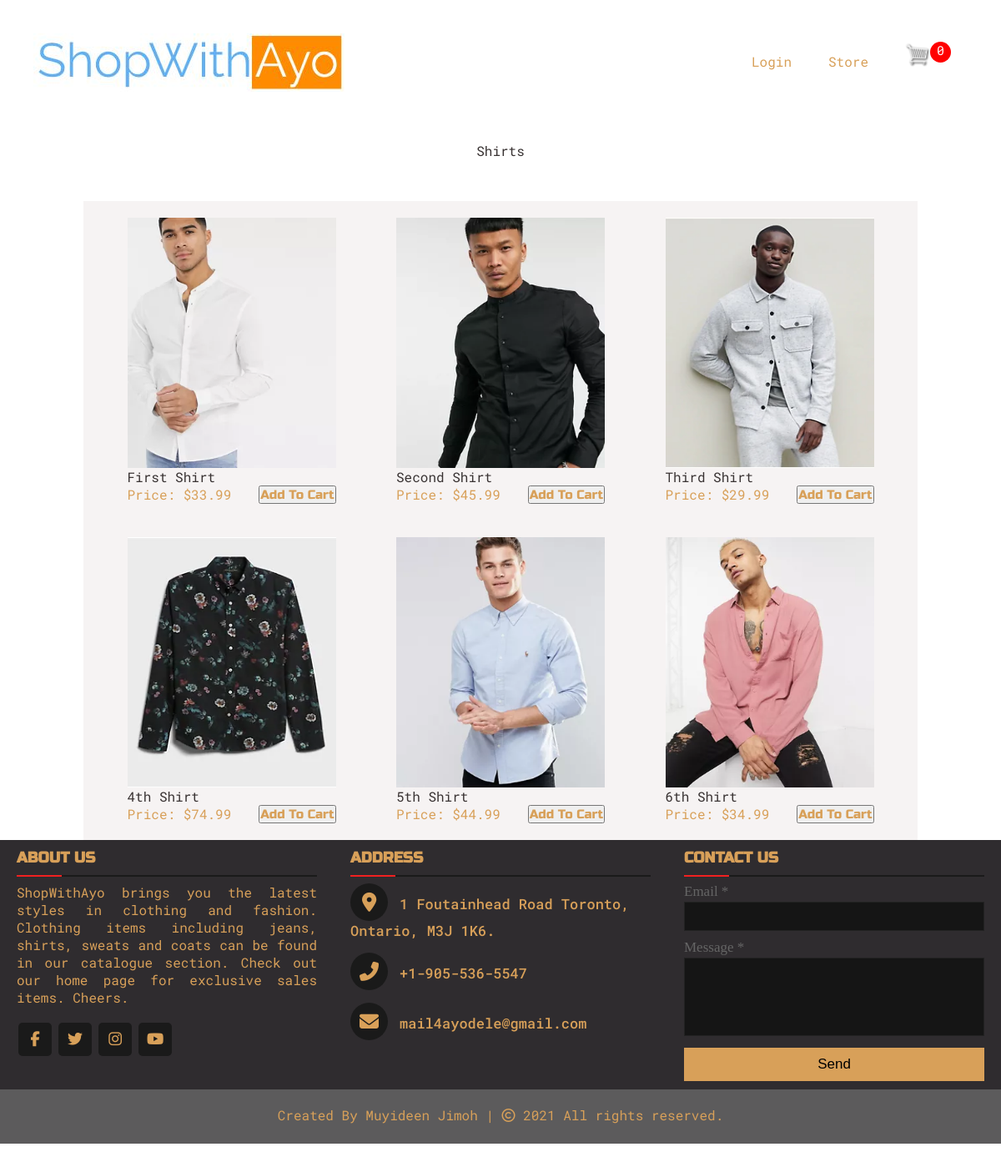
Page /shirts/ on the committed database.
### product_category/models.py (models this page shows, shortened)
class Product(models.Model):
  category_status = (
    ('coats', 'coats'),
    ('jeans', 'jeans'),
    ('shirts', 'shirts'),
    ('sweats', 'sweats'),
  )
  name = models.CharField(max_length=200)
  price = models.DecimalField(max_digits=9, decimal_places=2)
  image = models.ImageField(null=True, blank=True)
  category = models.CharField(
    max_length=200,
    choices=category_status,
    blank=True,
    default='',
    help_text='Clothing Category',
    )
  @property
  def imageURL(self):
    try:
      url = self.image.url
    except:
      url = ''
    return url
  def get_absolute_url(self):
    return f"details/{self.id}/"

### product_category/views.py (the view)
# urls.py: path('shirts/', views.shirtsPage, name='shirts'),
def shirtsPage(request):
  obj = Product.objects.filter(category='shirts')
  data = cartData(request)
  cartItems = data['cartItems']
  context = {'object': obj, 'cartItems': cartItems}
  return render(request, 'product_category/shirts.html', context)

### product_category/utils.py (called while the page is built, shortened)
def cookieCart(request):
  try:
    cart = json.loads(request.COOKIES['cart']) # turns our data from json into a python dictionary
  except:
    cart = {}
  items = []
  order = {'get_cart_total': 0, 'get_cart_items':0, 'shipping':True}
  cartItems = order['get_cart_items']
  return {'items': items, 'order': order, 'cartItems': cartItems}

def cartData(request):
  if request.user.is_authenticated:
    customer = request.user.customer
    order, created = Order.objects.get_or_create(customer=customer, complete=False)
    items = order.orderitem_set.all()
    cartItems = order.get_cart_items
  else:
    cookieData = cookieCart(request)
    items = cookieData['items']
    order = cookieData['order']
    cartItems = cookieData['cartItems']
  return {'items': items, 'order': order, 'cartItems': cartItems}

### product_category/templates/product_category/shirts.html
{% extends 'product_category/base.html' %}
{% load static %}
{% block content %}
  <div class="product-category"> <p>Shirts</p></div>
  <div class="products-wrapper">
    {% for shirt in object %}
      <div class="product-container">
        <div class="Product-Image">
          <a href="{{ shirt.get_absolute_url }}"><img src="{{shirt.imageURL}}" alt=""></a>
        </div>
        <p>{{ shirt.name }}</p>
        <div class="price-cart">
          <span>Price: ${{ shirt.price }}</span>
          <button data-product={{shirt.id}} data-action="add" class="add-to-cart-button update-cart">Add To Cart</button>
        </div>
      </div>
    {% endfor %}
  </div>
{% endblock content %}

### static/css/mystylesheet.css (style rules this page uses)
:root { --mainText: #383232; --secondaryText: #d8a059; --mainColor: #eaeaea; --secondaryColor: #ffff; --borderColor: #c1c1c1; --s2backgroundColor: #e0c8b3; --buttonColor: black; --mainFont: "Russo One", sans-serif; --footerColor: #f4f5e6; }
* { margin: 0; padding: 0; text-decoration: none; list-style: none; box-sizing: border-box; }
html, body { height: 100%; padding: 0px; margin: 0px; color: var(--mainText); }
body { overflow-x: hidden; }
li, span, label, input, textarea { color: var(--secondaryText); font-family: "Roboto Mono", monospace; }
p { color: var(--mainText); font-family: "Roboto Mono", monospace; }
a { text-decoration: none; font-family: "Roboto Mono", monospace; color: var(--secondaryText); }
button { color: var(--buttonColor); cursor: pointer; }
.product-category { text-align: center; margin: auto; padding: auto; margin-bottom: 50px; margin-top: 50px; }
.products-wrapper { background-color: #f6f3f3; margin-left: 60px; margin-right: 60px; margin-bottom: 60px; display: flex; flex-wrap: wrap; justify-content: space-evenly; }
.product-container { width: 250px; margin: 20px; }
.Product-Image { width: 250px; height: 300px; background-color: red; }
.Product-Image img { width: 100%; height: 100%; }
.add-to-cart-button { float: right; text-align: center; color: #d8a059; font-family: var(--mainFont); font-size: 15px; text-align: center; cursor: pointer; }

### rows in the picture
Product: imageURL (picture), name "First Shirt", price "33.99"
Product: imageURL (picture), name "Second Shirt", price "45.99"
Product: imageURL (picture), name "Third Shirt", price "29.99"
Product: imageURL (picture), name "4th Shirt", price "74.99"
Product: imageURL (picture), name "5th Shirt", price "44.99"
Product: imageURL (picture), name "6th Shirt", price "34.99"

### other values in the picture
{{ cartItems }} "0"
